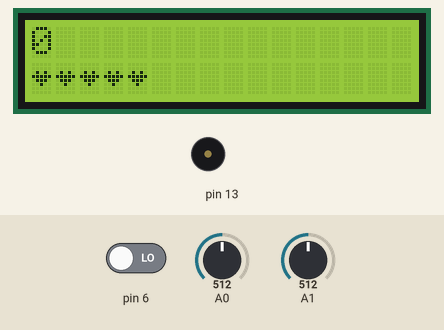
This sketch was run on a simulated Arduino Uno, built with avr-gcc and run on an emulated ATmega328P. Shown: 16×2 character LCD, buzzer (waves = sounding). Inputs (shaded band) come from the test bench; at power-on: A0 = 512, pin 6 LOW, A1 = 512. What the sketch prints to the serial monitor is not drawn.

Above: at 1.2 s.
1.3 s: A0 set to 913
At 2.4 s:
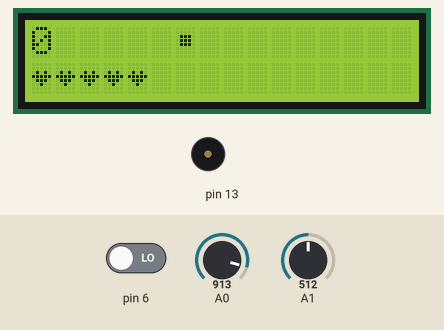
3.5 s: A0 set to 938
At 4.08 s:
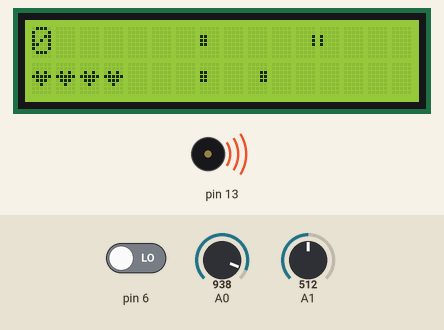
At 7.3 s:
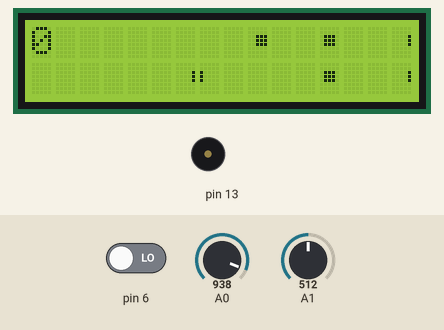
Timing chart, 0 to 8.8 s (numbered marks = the images above; inputs shaded):
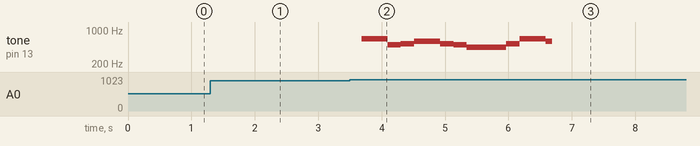

The sketch:

guitar.ino
```cpp
#include <LiquidCrystal.h>

LiquidCrystal lcd(12, 11, 5, 4, 3, 2);

byte note1[8] = {
  B00000,
  B00000,
  B10000,
  B10000,
  B10000,
  B00000,
  B00000,
  B00000,
};

byte note2[8] = {
  B00000,
  B00000,
  B11000,
  B11000,
  B11000,
  B00000,
  B00000,
  B00000,
};

byte note3[8] = {
  B00000,
  B00000,
  B11100,
  B11100,
  B11100,
  B00000,
  B00000,
  B00000,
};

byte note4[8] = {
  B00000,
  B00000,
  B01110,
  B01110,
  B01110,
  B00000,
  B00000,
  B00000,
};

byte note5[8] = {
  B00000,
  B00000,
  B00111,
  B00111,
  B00111,
  B00000,
  B00000,
  B00000,
};

byte note6[8] = {
  B00000,
  B00000,
  B00011,
  B00011,
  B00011,
  B00000,
  B00000,
  B00000,
};

byte note7[8] = {
  B00000,
  B00000,
  B00001,
  B00001,
  B00001,
  B00000,
  B00000,
  B00000,
};

byte heart[8] = {
  B00000,
  B00000,
  B01010,
  B11111,
  B01110,
  B00100,
  B00000,
  B00000,
};

//byte arrow_down[8] = {
//  B00100,
//  B00100,
//  B00100,
//  B00100,
//  B00100,
//  B11111,
//  B01110,
//  B00100,
//};


void setup() {
  lcd.createChar(0, note1);
  lcd.createChar(1, note2);
  lcd.createChar(2, note3);
  lcd.createChar(3, note4);
  lcd.createChar(4, note5);
  lcd.createChar(5, note6);
  lcd.createChar(6, note7);
  lcd.createChar(7, heart);
  //lcd.createChar(8, arrow_down);
  lcd.begin(16, 2);
  pinMode(6, INPUT);
  //init_display();
  Serial.begin(9600);
}

//from menu_display.ino
extern void initMenu();
extern bool startGame();
extern void loopMenu();

//from game_display.ino
extern void initGame();
extern bool gameEnded();
extern void loopGame();

//from game_ended_display.ino
extern void showEndScreen();

void loop() {
  initMenu();
  while (!startGame()) {
    loopMenu();
  }
  Serial.println("test");
  initGame();
  while (!gameEnded()) {
    loopGame();
  }
  showEndScreen();
}
```

buttons.ino
```cpp
bool buttonPressed(int id) {
  if (HIGH == digitalRead(id)) {
    return true;
  }
  return false;
}

bool joyStickLeft() {
  return analogRead(A0) <= 100;
}

bool joyStickRight() {
  return analogRead(A0) >= 923;
}

bool joyStickUp() {
  return analogRead(A1) <= 100;
}

bool joyStickDown() {
  return analogRead(A1) >= 923;
}

bool functionButtonPressed() {
  return !buttonPressed(6);
}
```

game_display.ino
```cpp
long lastRenderTick = 0;
#define renderTickDelta 50
long lastSoundTick = 0;
#define soundTickDelta getCurrentSoundDelay()
long lastTargetTick = 0;
#define targetTickDelta getCurrentTargetDelay()
long score = 0;
int lives = 0;
bool prevCheckLane1 = false;
bool prevCheckLane2 = false;

byte statesLane1[11] = {0, 0, 0, 0, 0, 0, 0, 0, 0, 0, 0};
byte statesLane2[11] = {0, 0, 0, 0, 0, 0, 0, 0, 0, 0, 0};

//from sound.ino
extern bool displayTargetOnLane1();
extern bool displayTargetOnLane2();
extern void soundTick();
extern void targetTick();
extern void initSound();
extern int getCurrentSoundDelay();
extern int getCurrentTargetDelay();

//from buttons.ino
extern bool joyStickDown();
extern bool joyStickUp();
extern bool joyStickLeft();
extern bool joyStickRight();

void loopGame() {
  long currMillis = millis();
  if (lastSoundTick + soundTickDelta <= currMillis) {
    lastSoundTick = lastSoundTick + soundTickDelta;
    soundTick();
  }
  if (lastTargetTick + targetTickDelta <= currMillis) {
    lastTargetTick = lastTargetTick + targetTickDelta;
    targetTick();
    if (displayTargetOnLane1()) {
      statesLane1[0] = 1;
    }
    if (displayTargetOnLane2()) {
      statesLane2[0] = 1;
    }
  }
  if (lastRenderTick + renderTickDelta <= currMillis) {
    lastRenderTick = lastRenderTick + renderTickDelta;
    long timeBefore = millis(); //TODO remove later
    renderAndUpdateDisplay();
    Serial.print("it took: "); //TODO remove later
    Serial.print(millis() - timeBefore); //TODO remove later
    Serial.print("ms to render"); //TODO remove later
  }
  processButtons();
}

void initGame() {
  lastRenderTick = millis();
  lastSoundTick = millis();
  lastTargetTick = millis();
  score = 0;
  lives = 5;
  Serial.println(lives);
  prevCheckLane1 = false;
  prevCheckLane2 = false;
  for (int i = 0; i < 11; i++) {
    statesLane1[i] = 0;
    statesLane2[i] = 0;
  }
  lcd.clear();
  initSound();
  Serial.println(lives);
}

void processButtons() {
  bool checkLane1 = false;
  bool checkLane2 = false;
  if (joyStickUp()) {
    checkLane1 = true;
  }
  if (joyStickDown()) {
    checkLane2 = true;
  }
  if (joyStickLeft() || joyStickRight()) {
    checkLane1 = true;
    checkLane2 = true;
  }
  bool removeLive = false;
  if (checkLane1 && !prevCheckLane1) {
    removeLive |= !checkAndClearLane1();
  }
  prevCheckLane1 = checkLane1;
  if (checkLane2 && !prevCheckLane2) {
    removeLive |= !checkAndClearLane2();
  }
  prevCheckLane2 = checkLane2;
  if (removeLive) {
    lives = lives-1;
  }
}

bool checkAndClearLane1() {
  for (int i = 10; i > 7; i--) {
    if (statesLane1[i] != 0) {
      score = score + calcScoreToAdd(i, statesLane1[i]);
      statesLane1[i] = 0;
      if (statesLane1[i] == 1) {
        statesLane1[i - 1] = 0;
      }
      return true;
    }
  }
  return false;
}

bool checkAndClearLane2() {
  for (int i = 10; i > 7; i--) {
    if (statesLane2[i] != 0) {
      score = score + calcScoreToAdd(i, statesLane2[i]);
      statesLane2[i] = 0;
      if (statesLane2[i] == 1) {
        statesLane2[i - 1] = 0;
      }
      return true;
    }
  }
  return false;
}

int calcScoreToAdd(int index, int state) {
  return max(min(12 - abs(((index - 8) * 8 + state) - 12), 10), 0); //returns a scoreaddition between 0-10
}

void renderAndUpdateDisplay() {
  int i = 0;
  for (i = 0; i < 11; i++) {
    lcd.setCursor(i + 5, 0);
    if (statesLane1[i] != 0) {
      lcd.write(statesLane1[i] - 1);
      statesLane1[i]++;
    } else {
      lcd.write(" ");
    }
    lcd.setCursor(i + 5, 1);
    if (statesLane2[i] != 0) {
      lcd.write(statesLane2[i] - 1);
      statesLane2[i]++;
    } else {
      lcd.write(" ");
    }
  }
  for (i = 0; i < 11; i++) {
    if (statesLane1[i] >= 7) {
      if (i < 10) {
        statesLane1[i + 1] = statesLane1[i] - 6;
      }
    }
    if (statesLane1[i] >= 8) {
      statesLane1[i] = 0;
      if (i >= 10) {
        lives = lives - 1;
      }
    }
    if (statesLane2[i] >= 7) {
      if (i < 10) {
        statesLane2[i + 1] = statesLane2[i] - 6;
      }
    }
    if (statesLane2[i] >= 8) {
      statesLane2[i] = 0;
      if (i >= 10) {
        lives = lives - 1;
      }
    }
  }
  lcd.setCursor(0, 0);
  lcd.print(score % 100000);
  lcd.setCursor(0, 1);
  for (i = 0; i < lives; i++) {
    lcd.setCursor(i, 1);
    lcd.write(7);
  }
  for (i = 0; i < 5 - lives; i++) { // clear unwanted hearts
    lcd.setCursor(lives + i, 1);
    lcd.print(" ");
  }
}

bool gameEnded() {
  return lives <= 0;
}

long getScore() {
  return score;
}
```

game_ended_display.ino
```cpp
extern long getScore();
extern bool functionButtonPressed();
extern bool joyStickDown();
extern bool joyStickUp();
extern bool joyStickLeft();
extern bool joyStickRight();

bool prevState = false;

void showEndScreen() {
  noTone(13);
  waitForNoInput();
  prevState = false;
  lcd.clear();

  lcd.print("score: ");
  lcd.print(getScore());

  waitForInput();
  waitForNoInput();
}

void waitForInput() {
  while(!joyStickUp() && !joyStickDown() && !joyStickLeft() && !joyStickRight() && !functionButtonPressed()){}
}

void waitForNoInput() {
  while(joyStickUp() || joyStickDown() || joyStickLeft() || joyStickRight() || functionButtonPressed()){}
}
```

menu_display.ino
```cpp
extern int getTrackCount();
extern void setCurrentTrack(int index);
extern String getTrackName(int index);
extern bool functionButtonPressed();
extern bool joyStickLeft();
extern bool joyStickRight();
extern bool joyStickUp();
extern bool joyStickDown();

//settings for main menu
String menuItem_display[] = {"[play]","[level]"};
int menuItem_display_center[] = {5, 5}; //needed spaces for displaying in center
int menuItem = 0; //selected item
int menuItem_count = 1; //amount of items

//settings for level selection
//items are fetched from sound.ino
int levelItem_display_center[] = {5, 5};
int levelItem = 0;
int levelItem_count = getTrackCount();

bool gameStatus;
bool firstStart = true;
int cursor_delay = 300;
int menuSection = 0; //0=menu; 1=level;


void initMenu() { //setup function
  gameStatus = false;
  if (firstStart == true){ //initial starting screen is only shown on boot
    lcd.clear();
    lcd.setCursor(2,0);
    lcd.print("Music Man 2");
    lcd.setCursor(2,1);
    lcd.print("press START");
    while(!functionButtonPressed()){}
  }
    delay(1000);
    firstStart = false;
    lcd.clear();
    lcd.setCursor(8,0); //center first row
    lcd.write(7);
}

void loopMenu() { // loopFunction
  switch(menuSection){ //includes main menus & level selection
    case 0: //menu
      lcd.setCursor(8,0); //center first row
      lcd.write(7);
      lcd.setCursor(menuItem_display_center[menuItem], 1);
      lcd.print(menuItem_display[menuItem]);

      if(joyStickDown()){
        menuItem--;

        if(menuItem < 0){
          menuItem = menuItem_count;
        }
      lcd.clear();
      lcd.setCursor(8,0); //center first row
      lcd.write(7);
      lcd.setCursor(menuItem_display_center[menuItem], 1);  //ajusts cursor to center
      lcd.print(menuItem_display[menuItem]);  //writes current menu item
      delay(cursor_delay);
      }

      if(joyStickUp()){
        menuItem++;

        if(menuItem > menuItem_count){
          menuItem = 0;}
          lcd.clear();
          lcd.setCursor(8,0); //center first row
      lcd.write(7);
      lcd.setCursor(menuItem_display_center[menuItem], 1);  //ajusts cursor to center
      lcd.print(menuItem_display[menuItem]);  //writes current menu item
      delay(cursor_delay);
      }

    //navigates to selected menu/function
      if(functionButtonPressed()){
        switch(menuItem){
          case 0: //play
            gameStatus = true;
            break;

          case 1: //level
            menuSection = 1;
            delay(cursor_delay);
            lcd.clear();
            break;
        }
      }
      break;


    case 1: //level selection
      lcd.setCursor(8,0); //center first row
      lcd.write(7);
      if(levelItem == 0){
        lcd.setCursor(4, 1);
        lcd.print("[return]");
      } else {
        lcd.setCursor(0, 1);
        lcd.print(getTrackName(levelItem - 1)); //fetches the level name from sound.ino
      }

      if(joyStickDown()){
        levelItem--;

        if(levelItem < 0){
          levelItem = levelItem_count;
        }
        lcd.clear();
        lcd.setCursor(8,0); //center first row
      lcd.write(7);
      if(levelItem == 0){
        lcd.setCursor(4, 1);
        lcd.print("[return]");
      } else {
        lcd.setCursor(0, 1);
        lcd.print(getTrackName(levelItem - 1)); //fetches the level name from sound.ino
      }
      delay(cursor_delay);
      }

      if(joyStickUp()){
        levelItem++;

        if(levelItem > levelItem_count){
          levelItem = 0;}
          lcd.clear();
          lcd.setCursor(8,0); //center first row
      lcd.write(7);
      if(levelItem == 0){
        lcd.setCursor(4, 1);
        lcd.print("[return]");
      }
      else {
        lcd.setCursor(0, 1);
        lcd.print(getTrackName(levelItem - 1)); //fetches the level name from sound.ino
      }
      delay(cursor_delay);
      }

    //navigates to selected menu/function
      if(functionButtonPressed()){
        if(levelItem != 0){
          setCurrentTrack(levelItem -1);
          menuSection = 0;
          lcd.clear();
        }
        menuSection = 0;
          lcd.clear();
        delay(cursor_delay);
      }
      break;
  }


}

bool startGame() { //starts game if true
  return gameStatus;
}
```

notes.h
```cpp
#define b0  31
#define c1  33
#define cS1 35
#define d1  37
#define dS1 39
#define e1  41
#define f1  44
#define fS1 46
#define g1  49
#define gS1 52
#define a1  55
#define aS1 58
#define b1  62
#define c2  65
#define cS2 69
#define d2  73
#define dS2 78
#define e2  82
#define f2  87
#define fS2 93
#define g2  98
#define gS2 104
#define a2  110
#define aS2 117
#define b2  123
#define c3  131
#define cS3 139
#define d3  147
#define dS3 156
#define e3  165
#define f3  175
#define fS3 185
#define g3  196
#define gS3 208
#define a3  220
#define aS3 233
#define b3  247
#define c4  262
#define cS4 277
#define d4  294
#define dS4 311
#define e4  330
#define f4  349
#define fS4 370
#define g4  392
#define gS4 415
#define a4  440
#define aS4 466
#define b4  494
#define c5  523
#define cS5 554
#define d5  587
#define dS5 622
#define e5  659
#define f5  698
#define fS5 740
#define g5  784
#define gS5 831
#define a5  880
#define aS5 932
#define b5  988
#define c6  1047
#define cS6 1109
#define d6  1175
#define dS6 1245
#define e6  1319
#define f6  1397
#define fS6 1480
#define g6  1568
#define gS6 1661
#define a6  1760
#define aS6 1865
#define b6  1976
#define c7  2093
#define cS7 2217
#define d7  2349
#define dS7 2489
#define e7  2637
#define f7  2794
#define fS7 2960
#define g7  3136
#define gS7 3322
#define a7  3520
#define aS7 3729
#define b7  3951
#define c8  4186
#define cS8 4435
#define d8  4699
#define dS8 4978

#define NOTE_B0  31
#define NOTE_C1  33
#define NOTE_CS1 35
#define NOTE_D1  37
#define NOTE_DS1 39
#define NOTE_E1  41
#define NOTE_F1  44
#define NOTE_FS1 46
#define NOTE_G1  49
#define NOTE_GS1 52
#define NOTE_A1  55
#define NOTE_AS1 58
#define NOTE_B1  62
#define NOTE_C2  65
#define NOTE_CS2 69
#define NOTE_D2  73
#define NOTE_DS2 78
#define NOTE_E2  82
#define NOTE_F2  87
#define NOTE_FS2 93
#define NOTE_G2  98
#define NOTE_GS2 104
#define NOTE_A2  110
#define NOTE_AS2 117
#define NOTE_B2  123
#define NOTE_C3  131
#define NOTE_CS3 139
#define NOTE_D3  147
#define NOTE_DS3 156
#define NOTE_E3  165
#define NOTE_F3  175
#define NOTE_FS3 185
#define NOTE_G3  196
#define NOTE_GS3 208
#define NOTE_A3  220
#define NOTE_AS3 233
#define NOTE_B3  247
#define NOTE_C4  262
#define NOTE_CS4 277
#define NOTE_D4  294
#define NOTE_DS4 311
#define NOTE_E4  330
#define NOTE_F4  349
#define NOTE_FS4 370
#define NOTE_G4  392
#define NOTE_GS4 415
#define NOTE_A4  440
#define NOTE_AS4 466
#define NOTE_B4  494
#define NOTE_C5  523
#define NOTE_CS5 554
#define NOTE_D5  587
#define NOTE_DS5 622
#define NOTE_E5  659
#define NOTE_F5  698
#define NOTE_FS5 740
#define NOTE_G5  784
#define NOTE_GS5 831
#define NOTE_A5  880
#define NOTE_AS5 932
#define NOTE_B5  988
#define NOTE_C6  1047
#define NOTE_CS6 1109
#define NOTE_D6  1175
#define NOTE_DS6 1245
#define NOTE_E6  1319
#define NOTE_F6  1397
#define NOTE_FS6 1480
#define NOTE_G6  1568
#define NOTE_GS6 1661
#define NOTE_A6  1760
#define NOTE_AS6 1865
#define NOTE_B6  1976
#define NOTE_C7  2093
#define NOTE_CS7 2217
#define NOTE_D7  2349
#define NOTE_DS7 2489
#define NOTE_E7  2637
#define NOTE_F7  2794
#define NOTE_FS7 2960
#define NOTE_G7  3136
#define NOTE_GS7 3322
#define NOTE_A7  3520
#define NOTE_AS7 3729
#define NOTE_B7  3951
#define NOTE_C8  4186
#define NOTE_CS8 4435
#define NOTE_D8  4699
#define NOTE_DS8 4978
#define REST 0
```

Source omitted: sound.ino (5155 bytes)

Measured:
- the behaviour switches between 922 and 923 on A0 (found by bisection; images 1 and 2)
- after the input at 3.5 s, the display: first changes at once (image 2 shows a later state)
- by itself, tone on pin 13: plays 659 Hz for 0.41 s, 494 Hz for 0.21 s, 523 Hz for 0.21 s, 587 Hz for 0.42 s, 523 Hz for 0.21 s, 494 Hz for 0.21 s … (10 notes in this stretch)
